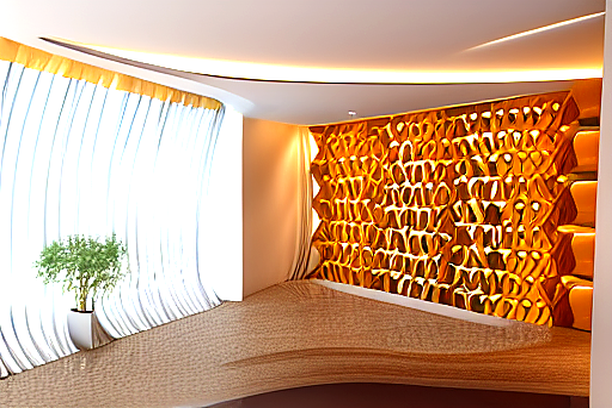
#> input picture api/images/11e4224f-3910-4807-8a8e-ed26b1520293_var_2.png, 612 x 408 px
$ python -i enhanced_generate.py   (imports and definitions only)
#> lines starting #> are read from the running program, lines starting #| are printed output that depends on the picture
from PIL import Image, ImageEnhance, ImageFilter
from io import BytesIO
import numpy as np
import torch
import cv2
from typing import Optional, Tuple, Dict, Any

# [76 lines left out: functions calculate_optimal_size, preprocess_image, generate_depth_map, enhance_prompt_advanced, not called in this run]

def apply_color_correction(image: Image.Image, preserve_colors: bool = False) -> Image.Image:
    """Apply intelligent color correction"""
    if preserve_colors:
        # Gentle enhancement that preserves original colors
        enhancer = ImageEnhance.Color(image)
        image = enhancer.enhance(1.1)  # Slight saturation boost

        enhancer = ImageEnhance.Contrast(image)
        image = enhancer.enhance(1.05)  # Minimal contrast boost
    else:
        # Standard color enhancement
        enhancer = ImageEnhance.Color(image)
        image = enhancer.enhance(1.2)

        enhancer = ImageEnhance.Contrast(image)
        image = enhancer.enhance(1.1)

    return image

# [107 lines left out: functions upscale_image, post_process_image_advanced, generate_image_advanced, generate_multiple_variations, not called in this run]

>>> from PIL import Image
>>> picture = Image.open('images/11e4224f-3910-4807-8a8e-ed26b1520293_var_2.png')
#> picture is the input picture: PIL image 612x408 RGB; mean R, G, B 202.8, 159.9, 127.3
>>> result = apply_color_correction(picture)
#> in apply_color_correction, `image = enhancer.enhance(1.2)`:
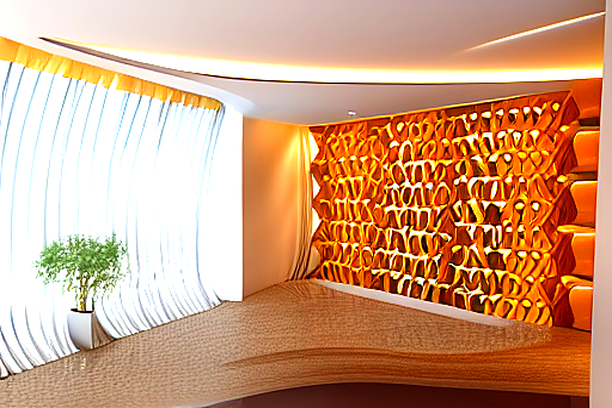
#> image: PIL image 612x408 RGB; mean R, G, B 208.1, 157.8, 122.4
